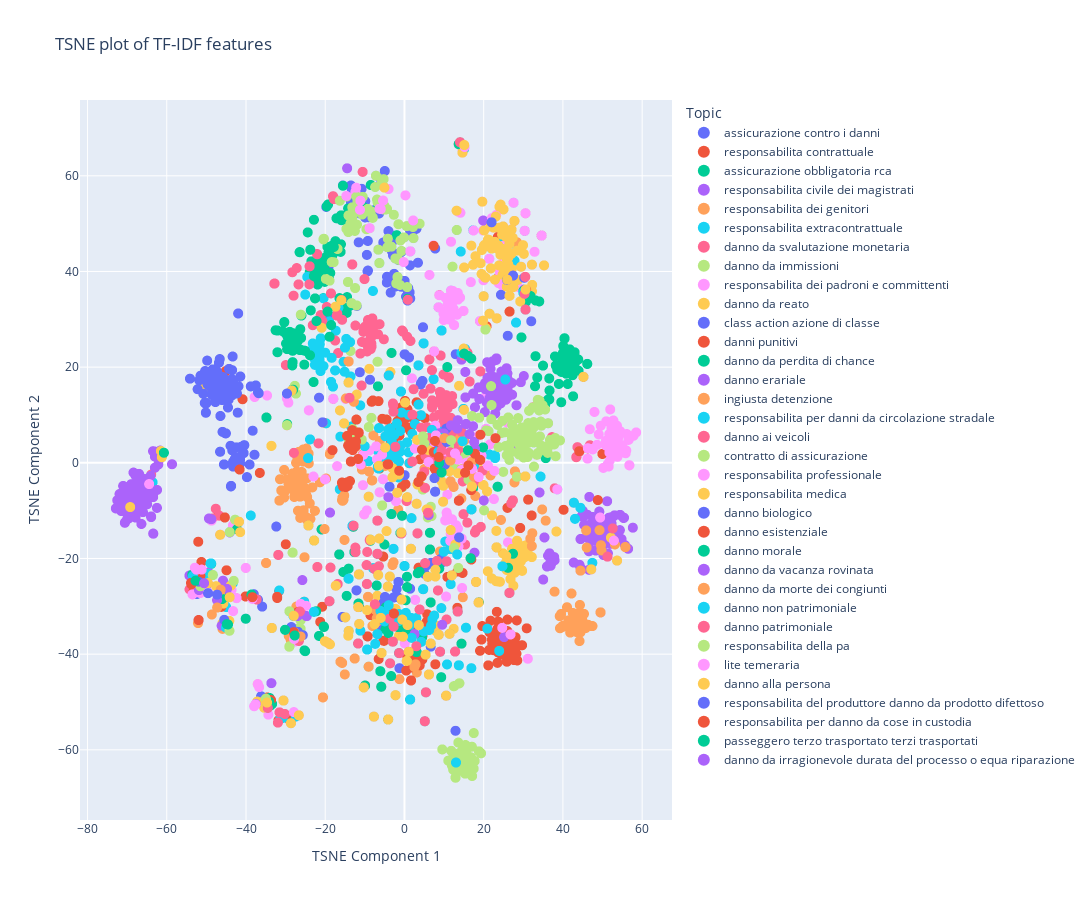

Write notebook code for a chart like this one.
### Code cell
# TSNE Plot
tfidf_vectorizer = TfidfVectorizer(max_features=5000)
X_tfidf = tfidf_vectorizer.fit_transform(data['text'])

# Apply t-SNE transformation
tsne = TSNE(n_components=2, random_state=42)
X_tsne = tsne.fit_transform(X_tfidf.toarray())

# Create a DataFrame for the t-SNE results
tsne_df = pd.DataFrame(X_tsne, columns=['TSNE1', 'TSNE2'])
tsne_df['topic'] = data['topic']

# Create a scatter plot with Plotly
fig = px.scatter(tsne_df, x='TSNE1', y='TSNE2', color='topic',
                 title='TSNE plot of TF-IDF features',
                 labels={'TSNE1': 'TSNE Component 1', 'TSNE2': 'TSNE Component 2'})

fig.update_traces(marker=dict(size=10))  # Adjust the size value as needed
fig.update_layout(
    legend=dict(
        title='Topic',
        itemsizing='constant'
    ),
    height=900,
    width=2000 # Adjust the height as needed
)
# Show the plot
fig.show()
